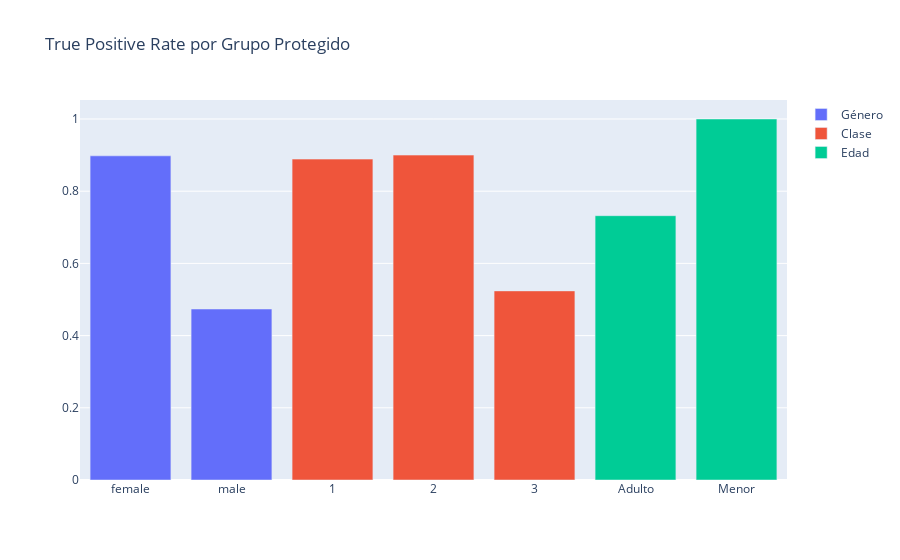

Notebook cell for this chart:
### Markdown cell above
2. IGUALDAD DE OPORTUNIDAD (Equal Opportunity)

### Code cell
from fairlearn.metrics import true_positive_rate

print("=== IGUALDAD DE OPORTUNIDAD (Equal Opportunity) ===")
fig = go.Figure()
for nombre, grupo in grupos.items():
    mf = MetricFrame(metrics=true_positive_rate, y_true=y_val_rf, y_pred=y_pred_bin, sensitive_features=grupo)
    print("True Positive Rate por grupo:")
    print(mf.by_group)
    fig.add_trace(go.Bar(x=list(mf.by_group.index), y=mf.by_group.values, name=nombre))
fig.update_layout(title="True Positive Rate por Grupo Protegido", barmode='group')
fig.show()

### Figure 1 — Plotly figure (JSON) as saved in the notebook; plotly's stock layout.template omitted (floating-point values rounded to 4 significant figures)
{"data": [{"name": "Género", "type": "bar", "x": ["female", "male"], "y": [0.898, 0.4737]}, {"name": "Clase", "type": "bar", "x": [1, 2, 3], "y": [0.8889, 0.9, 0.5238]}, {"name": "Edad", "type": "bar", "x": ["Adulto", "Menor"], "y": [0.7321, 1.0]}], "layout": {"barmode": "group", "title": {"text": "True Positive Rate por Grupo Protegido"}}}
